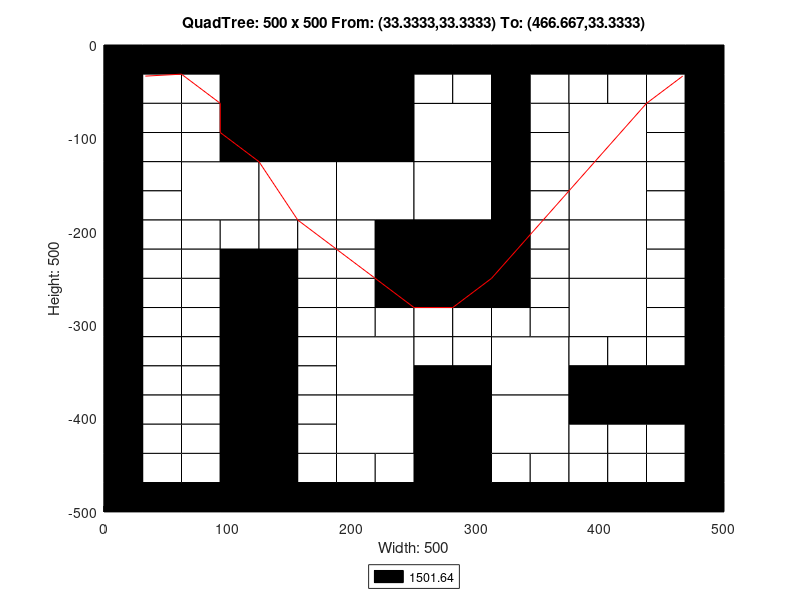

The MATLAB source for this figure:
axis([0 500 -500 0]);
title('QuadTree: 500 x 500 From: (33.3333,33.3333) To: (466.667,33.3333)');
xlabel('Width: 500');
ylabel('Height: 500');
rectangle('Position',[125 -125 125 125], 'FaceColor',[0 0 0]);
rectangle('Position',[62.5 -187.5 62.5 62.5], 'FaceColor',[1 1 1]);
rectangle('Position',[125 -187.5 62.5 62.5], 'FaceColor',[1 1 1]);
rectangle('Position',[187.5 -187.5 62.5 62.5], 'FaceColor',[1 1 1]);
rectangle('Position',[250 -125 62.5 62.5], 'FaceColor',[1 1 1]);
rectangle('Position',[375 -125 62.5 62.5], 'FaceColor',[1 1 1]);
rectangle('Position',[250 -187.5 62.5 62.5], 'FaceColor',[1 1 1]);
rectangle('Position',[250 -250 62.5 62.5], 'FaceColor',[0 0 0]);
rectangle('Position',[375 -187.5 62.5 62.5], 'FaceColor',[1 1 1]);
rectangle('Position',[375 -250 62.5 62.5], 'FaceColor',[1 1 1]);
rectangle('Position',[187.5 -375 62.5 62.5], 'FaceColor',[1 1 1]);
rectangle('Position',[187.5 -437.5 62.5 62.5], 'FaceColor',[1 1 1]);
rectangle('Position',[312.5 -375 62.5 62.5], 'FaceColor',[1 1 1]);
rectangle('Position',[375 -312.5 62.5 62.5], 'FaceColor',[1 1 1]);
rectangle('Position',[250 -437.5 62.5 62.5], 'FaceColor',[0 0 0]);
rectangle('Position',[312.5 -437.5 62.5 62.5], 'FaceColor',[1 1 1]);
rectangle('Position',[250 -500 62.5 62.5], 'FaceColor',[0 0 0]);
rectangle('Position',[0 -31.25 31.25 31.25], 'FaceColor',[0 0 0]);
rectangle('Position',[31.25 -31.25 31.25 31.25], 'FaceColor',[0 0 0]);
rectangle('Position',[0 -62.5 31.25 31.25], 'FaceColor',[0 0 0]);
rectangle('Position',[31.25 -62.5 31.25 31.25], 'FaceColor',[1 1 1]);
rectangle('Position',[62.5 -31.25 31.25 31.25], 'FaceColor',[0 0 0]);
rectangle('Position',[93.75 -31.25 31.25 31.25], 'FaceColor',[0 0 0]);
rectangle('Position',[62.5 -62.5 31.25 31.25], 'FaceColor',[1 1 1]);
rectangle('Position',[93.75 -62.5 31.25 31.25], 'FaceColor',[0 0 0]);
rectangle('Position',[0 -93.75 31.25 31.25], 'FaceColor',[0 0 0]);
rectangle('Position',[31.25 -93.75 31.25 31.25], 'FaceColor',[1 1 1]);
rectangle('Position',[0 -125 31.25 31.25], 'FaceColor',[0 0 0]);
rectangle('Position',[31.25 -125 31.25 31.25], 'FaceColor',[1 1 1]);
rectangle('Position',[62.5 -93.75 31.25 31.25], 'FaceColor',[1 1 1]);
rectangle('Position',[93.75 -93.75 31.25 31.25], 'FaceColor',[0 0 0]);
rectangle('Position',[62.5 -125 31.25 31.25], 'FaceColor',[1 1 1]);
rectangle('Position',[93.75 -125 31.25 31.25], 'FaceColor',[0 0 0]);
rectangle('Position',[0 -156.25 31.25 31.25], 'FaceColor',[0 0 0]);
rectangle('Position',[31.25 -156.25 31.25 31.25], 'FaceColor',[1 1 1]);
rectangle('Position',[0 -187.5 31.25 31.25], 'FaceColor',[0 0 0]);
rectangle('Position',[31.25 -187.5 31.25 31.25], 'FaceColor',[1 1 1]);
rectangle('Position',[0 -218.75 31.25 31.25], 'FaceColor',[0 0 0]);
rectangle('Position',[31.25 -218.75 31.25 31.25], 'FaceColor',[1 1 1]);
rectangle('Position',[0 -250 31.25 31.25], 'FaceColor',[0 0 0]);
rectangle('Position',[31.25 -250 31.25 31.25], 'FaceColor',[1 1 1]);
rectangle('Position',[62.5 -218.75 31.25 31.25], 'FaceColor',[1 1 1]);
rectangle('Position',[93.75 -218.75 31.25 31.25], 'FaceColor',[1 1 1]);
rectangle('Position',[62.5 -250 31.25 31.25], 'FaceColor',[1 1 1]);
rectangle('Position',[93.75 -250 31.25 31.25], 'FaceColor',[0 0 0]);
rectangle('Position',[125 -218.75 31.25 31.25], 'FaceColor',[1 1 1]);
rectangle('Position',[156.25 -218.75 31.25 31.25], 'FaceColor',[1 1 1]);
rectangle('Position',[125 -250 31.25 31.25], 'FaceColor',[0 0 0]);
rectangle('Position',[156.25 -250 31.25 31.25], 'FaceColor',[1 1 1]);
rectangle('Position',[187.5 -218.75 31.25 31.25], 'FaceColor',[1 1 1]);
rectangle('Position',[218.75 -218.75 31.25 31.25], 'FaceColor',[0 0 0]);
rectangle('Position',[187.5 -250 31.25 31.25], 'FaceColor',[1 1 1]);
rectangle('Position',[218.75 -250 31.25 31.25], 'FaceColor',[0 0 0]);
rectangle('Position',[250 -31.25 31.25 31.25], 'FaceColor',[0 0 0]);
rectangle('Position',[281.25 -31.25 31.25 31.25], 'FaceColor',[0 0 0]);
rectangle('Position',[250 -62.5 31.25 31.25], 'FaceColor',[1 1 1]);
rectangle('Position',[281.25 -62.5 31.25 31.25], 'FaceColor',[1 1 1]);
rectangle('Position',[312.5 -31.25 31.25 31.25], 'FaceColor',[0 0 0]);
rectangle('Position',[343.75 -31.25 31.25 31.25], 'FaceColor',[0 0 0]);
rectangle('Position',[312.5 -62.5 31.25 31.25], 'FaceColor',[0 0 0]);
rectangle('Position',[343.75 -62.5 31.25 31.25], 'FaceColor',[1 1 1]);
rectangle('Position',[312.5 -93.75 31.25 31.25], 'FaceColor',[0 0 0]);
rectangle('Position',[343.75 -93.75 31.25 31.25], 'FaceColor',[1 1 1]);
rectangle('Position',[312.5 -125 31.25 31.25], 'FaceColor',[0 0 0]);
rectangle('Position',[343.75 -125 31.25 31.25], 'FaceColor',[1 1 1]);
rectangle('Position',[375 -31.25 31.25 31.25], 'FaceColor',[0 0 0]);
rectangle('Position',[406.25 -31.25 31.25 31.25], 'FaceColor',[0 0 0]);
rectangle('Position',[375 -62.5 31.25 31.25], 'FaceColor',[1 1 1]);
rectangle('Position',[406.25 -62.5 31.25 31.25], 'FaceColor',[1 1 1]);
rectangle('Position',[437.5 -31.25 31.25 31.25], 'FaceColor',[0 0 0]);
rectangle('Position',[468.75 -31.25 31.25 31.25], 'FaceColor',[0 0 0]);
rectangle('Position',[437.5 -62.5 31.25 31.25], 'FaceColor',[1 1 1]);
rectangle('Position',[468.75 -62.5 31.25 31.25], 'FaceColor',[0 0 0]);
rectangle('Position',[437.5 -93.75 31.25 31.25], 'FaceColor',[1 1 1]);
rectangle('Position',[468.75 -93.75 31.25 31.25], 'FaceColor',[0 0 0]);
rectangle('Position',[437.5 -125 31.25 31.25], 'FaceColor',[1 1 1]);
rectangle('Position',[468.75 -125 31.25 31.25], 'FaceColor',[0 0 0]);
rectangle('Position',[312.5 -156.25 31.25 31.25], 'FaceColor',[0 0 0]);
rectangle('Position',[343.75 -156.25 31.25 31.25], 'FaceColor',[1 1 1]);
rectangle('Position',[312.5 -187.5 31.25 31.25], 'FaceColor',[0 0 0]);
rectangle('Position',[343.75 -187.5 31.25 31.25], 'FaceColor',[1 1 1]);
rectangle('Position',[312.5 -218.75 31.25 31.25], 'FaceColor',[0 0 0]);
rectangle('Position',[343.75 -218.75 31.25 31.25], 'FaceColor',[1 1 1]);
rectangle('Position',[312.5 -250 31.25 31.25], 'FaceColor',[0 0 0]);
rectangle('Position',[343.75 -250 31.25 31.25], 'FaceColor',[1 1 1]);
rectangle('Position',[437.5 -156.25 31.25 31.25], 'FaceColor',[1 1 1]);
rectangle('Position',[468.75 -156.25 31.25 31.25], 'FaceColor',[0 0 0]);
rectangle('Position',[437.5 -187.5 31.25 31.25], 'FaceColor',[1 1 1]);
rectangle('Position',[468.75 -187.5 31.25 31.25], 'FaceColor',[0 0 0]);
rectangle('Position',[437.5 -218.75 31.25 31.25], 'FaceColor',[1 1 1]);
rectangle('Position',[468.75 -218.75 31.25 31.25], 'FaceColor',[0 0 0]);
rectangle('Position',[437.5 -250 31.25 31.25], 'FaceColor',[1 1 1]);
rectangle('Position',[468.75 -250 31.25 31.25], 'FaceColor',[0 0 0]);
rectangle('Position',[0 -281.25 31.25 31.25], 'FaceColor',[0 0 0]);
rectangle('Position',[31.25 -281.25 31.25 31.25], 'FaceColor',[1 1 1]);
rectangle('Position',[0 -312.5 31.25 31.25], 'FaceColor',[0 0 0]);
rectangle('Position',[31.25 -312.5 31.25 31.25], 'FaceColor',[1 1 1]);
rectangle('Position',[62.5 -281.25 31.25 31.25], 'FaceColor',[1 1 1]);
rectangle('Position',[93.75 -281.25 31.25 31.25], 'FaceColor',[0 0 0]);
rectangle('Position',[62.5 -312.5 31.25 31.25], 'FaceColor',[1 1 1]);
rectangle('Position',[93.75 -312.5 31.25 31.25], 'FaceColor',[0 0 0]);
rectangle('Position',[0 -343.75 31.25 31.25], 'FaceColor',[0 0 0]);
rectangle('Position',[31.25 -343.75 31.25 31.25], 'FaceColor',[1 1 1]);
rectangle('Position',[0 -375 31.25 31.25], 'FaceColor',[0 0 0]);
rectangle('Position',[31.25 -375 31.25 31.25], 'FaceColor',[1 1 1]);
rectangle('Position',[62.5 -343.75 31.25 31.25], 'FaceColor',[1 1 1]);
rectangle('Position',[93.75 -343.75 31.25 31.25], 'FaceColor',[0 0 0]);
rectangle('Position',[62.5 -375 31.25 31.25], 'FaceColor',[1 1 1]);
rectangle('Position',[93.75 -375 31.25 31.25], 'FaceColor',[0 0 0]);
rectangle('Position',[125 -281.25 31.25 31.25], 'FaceColor',[0 0 0]);
rectangle('Position',[156.25 -281.25 31.25 31.25], 'FaceColor',[1 1 1]);
rectangle('Position',[125 -312.5 31.25 31.25], 'FaceColor',[0 0 0]);
rectangle('Position',[156.25 -312.5 31.25 31.25], 'FaceColor',[1 1 1]);
rectangle('Position',[187.5 -281.25 31.25 31.25], 'FaceColor',[1 1 1]);
rectangle('Position',[218.75 -281.25 31.25 31.25], 'FaceColor',[0 0 0]);
rectangle('Position',[187.5 -312.5 31.25 31.25], 'FaceColor',[1 1 1]);
rectangle('Position',[218.75 -312.5 31.25 31.25], 'FaceColor',[1 1 1]);
rectangle('Position',[125 -343.75 31.25 31.25], 'FaceColor',[0 0 0]);
rectangle('Position',[156.25 -343.75 31.25 31.25], 'FaceColor',[1 1 1]);
rectangle('Position',[125 -375 31.25 31.25], 'FaceColor',[0 0 0]);
rectangle('Position',[156.25 -375 31.25 31.25], 'FaceColor',[1 1 1]);
rectangle('Position',[0 -406.25 31.25 31.25], 'FaceColor',[0 0 0]);
rectangle('Position',[31.25 -406.25 31.25 31.25], 'FaceColor',[1 1 1]);
rectangle('Position',[0 -437.5 31.25 31.25], 'FaceColor',[0 0 0]);
rectangle('Position',[31.25 -437.5 31.25 31.25], 'FaceColor',[1 1 1]);
rectangle('Position',[62.5 -406.25 31.25 31.25], 'FaceColor',[1 1 1]);
rectangle('Position',[93.75 -406.25 31.25 31.25], 'FaceColor',[0 0 0]);
rectangle('Position',[62.5 -437.5 31.25 31.25], 'FaceColor',[1 1 1]);
rectangle('Position',[93.75 -437.5 31.25 31.25], 'FaceColor',[0 0 0]);
rectangle('Position',[0 -468.75 31.25 31.25], 'FaceColor',[0 0 0]);
rectangle('Position',[31.25 -468.75 31.25 31.25], 'FaceColor',[1 1 1]);
rectangle('Position',[0 -500 31.25 31.25], 'FaceColor',[0 0 0]);
rectangle('Position',[31.25 -500 31.25 31.25], 'FaceColor',[0 0 0]);
rectangle('Position',[62.5 -468.75 31.25 31.25], 'FaceColor',[1 1 1]);
rectangle('Position',[93.75 -468.75 31.25 31.25], 'FaceColor',[0 0 0]);
rectangle('Position',[62.5 -500 31.25 31.25], 'FaceColor',[0 0 0]);
rectangle('Position',[93.75 -500 31.25 31.25], 'FaceColor',[0 0 0]);
rectangle('Position',[125 -406.25 31.25 31.25], 'FaceColor',[0 0 0]);
rectangle('Position',[156.25 -406.25 31.25 31.25], 'FaceColor',[1 1 1]);
rectangle('Position',[125 -437.5 31.25 31.25], 'FaceColor',[0 0 0]);
rectangle('Position',[156.25 -437.5 31.25 31.25], 'FaceColor',[1 1 1]);
rectangle('Position',[125 -468.75 31.25 31.25], 'FaceColor',[0 0 0]);
rectangle('Position',[156.25 -468.75 31.25 31.25], 'FaceColor',[1 1 1]);
rectangle('Position',[125 -500 31.25 31.25], 'FaceColor',[0 0 0]);
rectangle('Position',[156.25 -500 31.25 31.25], 'FaceColor',[0 0 0]);
rectangle('Position',[187.5 -468.75 31.25 31.25], 'FaceColor',[1 1 1]);
rectangle('Position',[218.75 -468.75 31.25 31.25], 'FaceColor',[1 1 1]);
rectangle('Position',[187.5 -500 31.25 31.25], 'FaceColor',[0 0 0]);
rectangle('Position',[218.75 -500 31.25 31.25], 'FaceColor',[0 0 0]);
rectangle('Position',[250 -281.25 31.25 31.25], 'FaceColor',[0 0 0]);
rectangle('Position',[281.25 -281.25 31.25 31.25], 'FaceColor',[0 0 0]);
rectangle('Position',[250 -312.5 31.25 31.25], 'FaceColor',[1 1 1]);
rectangle('Position',[281.25 -312.5 31.25 31.25], 'FaceColor',[1 1 1]);
rectangle('Position',[312.5 -281.25 31.25 31.25], 'FaceColor',[0 0 0]);
rectangle('Position',[343.75 -281.25 31.25 31.25], 'FaceColor',[1 1 1]);
rectangle('Position',[312.5 -312.5 31.25 31.25], 'FaceColor',[1 1 1]);
rectangle('Position',[343.75 -312.5 31.25 31.25], 'FaceColor',[1 1 1]);
rectangle('Position',[250 -343.75 31.25 31.25], 'FaceColor',[1 1 1]);
rectangle('Position',[281.25 -343.75 31.25 31.25], 'FaceColor',[1 1 1]);
rectangle('Position',[250 -375 31.25 31.25], 'FaceColor',[0 0 0]);
rectangle('Position',[281.25 -375 31.25 31.25], 'FaceColor',[0 0 0]);
rectangle('Position',[437.5 -281.25 31.25 31.25], 'FaceColor',[1 1 1]);
rectangle('Position',[468.75 -281.25 31.25 31.25], 'FaceColor',[0 0 0]);
rectangle('Position',[437.5 -312.5 31.25 31.25], 'FaceColor',[1 1 1]);
rectangle('Position',[468.75 -312.5 31.25 31.25], 'FaceColor',[0 0 0]);
rectangle('Position',[375 -343.75 31.25 31.25], 'FaceColor',[1 1 1]);
rectangle('Position',[406.25 -343.75 31.25 31.25], 'FaceColor',[1 1 1]);
rectangle('Position',[375 -375 31.25 31.25], 'FaceColor',[0 0 0]);
rectangle('Position',[406.25 -375 31.25 31.25], 'FaceColor',[0 0 0]);
rectangle('Position',[437.5 -343.75 31.25 31.25], 'FaceColor',[1 1 1]);
rectangle('Position',[468.75 -343.75 31.25 31.25], 'FaceColor',[0 0 0]);
rectangle('Position',[437.5 -375 31.25 31.25], 'FaceColor',[0 0 0]);
rectangle('Position',[468.75 -375 31.25 31.25], 'FaceColor',[0 0 0]);
rectangle('Position',[312.5 -468.75 31.25 31.25], 'FaceColor',[1 1 1]);
rectangle('Position',[343.75 -468.75 31.25 31.25], 'FaceColor',[1 1 1]);
rectangle('Position',[312.5 -500 31.25 31.25], 'FaceColor',[0 0 0]);
rectangle('Position',[343.75 -500 31.25 31.25], 'FaceColor',[0 0 0]);
rectangle('Position',[375 -406.25 31.25 31.25], 'FaceColor',[0 0 0]);
rectangle('Position',[406.25 -406.25 31.25 31.25], 'FaceColor',[0 0 0]);
rectangle('Position',[375 -437.5 31.25 31.25], 'FaceColor',[1 1 1]);
rectangle('Position',[406.25 -437.5 31.25 31.25], 'FaceColor',[1 1 1]);
rectangle('Position',[437.5 -406.25 31.25 31.25], 'FaceColor',[0 0 0]);
rectangle('Position',[468.75 -406.25 31.25 31.25], 'FaceColor',[0 0 0]);
rectangle('Position',[437.5 -437.5 31.25 31.25], 'FaceColor',[1 1 1]);
rectangle('Position',[468.75 -437.5 31.25 31.25], 'FaceColor',[0 0 0]);
rectangle('Position',[375 -468.75 31.25 31.25], 'FaceColor',[1 1 1]);
rectangle('Position',[406.25 -468.75 31.25 31.25], 'FaceColor',[1 1 1]);
rectangle('Position',[375 -500 31.25 31.25], 'FaceColor',[0 0 0]);
rectangle('Position',[406.25 -500 31.25 31.25], 'FaceColor',[0 0 0]);
rectangle('Position',[437.5 -468.75 31.25 31.25], 'FaceColor',[1 1 1]);
rectangle('Position',[468.75 -468.75 31.25 31.25], 'FaceColor',[0 0 0]);
rectangle('Position',[437.5 -500 31.25 31.25], 'FaceColor',[0 0 0]);
rectangle('Position',[468.75 -500 31.25 31.25], 'FaceColor',[0 0 0]);
X=[466.667,466.667,437.5,375,375,312.5,312.5,281.25,250,250,250,218.75,187.5,156.25,125,93.75,93.75,62.5,33.3333];
Y=[-33.3333,-33.3333,-62.5,-156.25,-156.25,-250,-250,-281.25,-281.25,-281.25,-281.25,-250,-218.75,-187.5,-125,-93.75,-62.5,-31.25,-33.3333];
hold on;
plot(X,Y,'r');
legend('1501.64','Location','southoutside');
